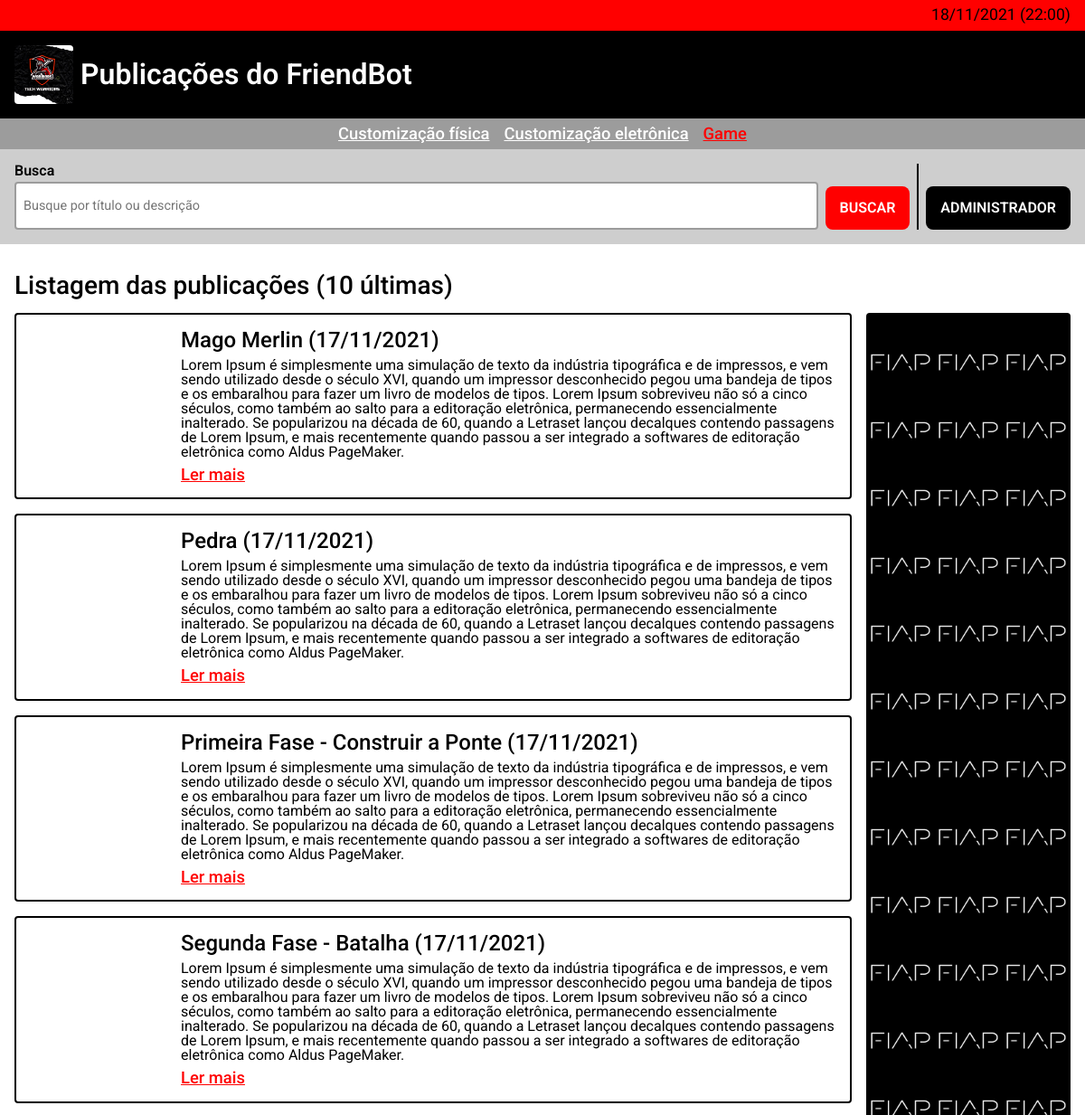
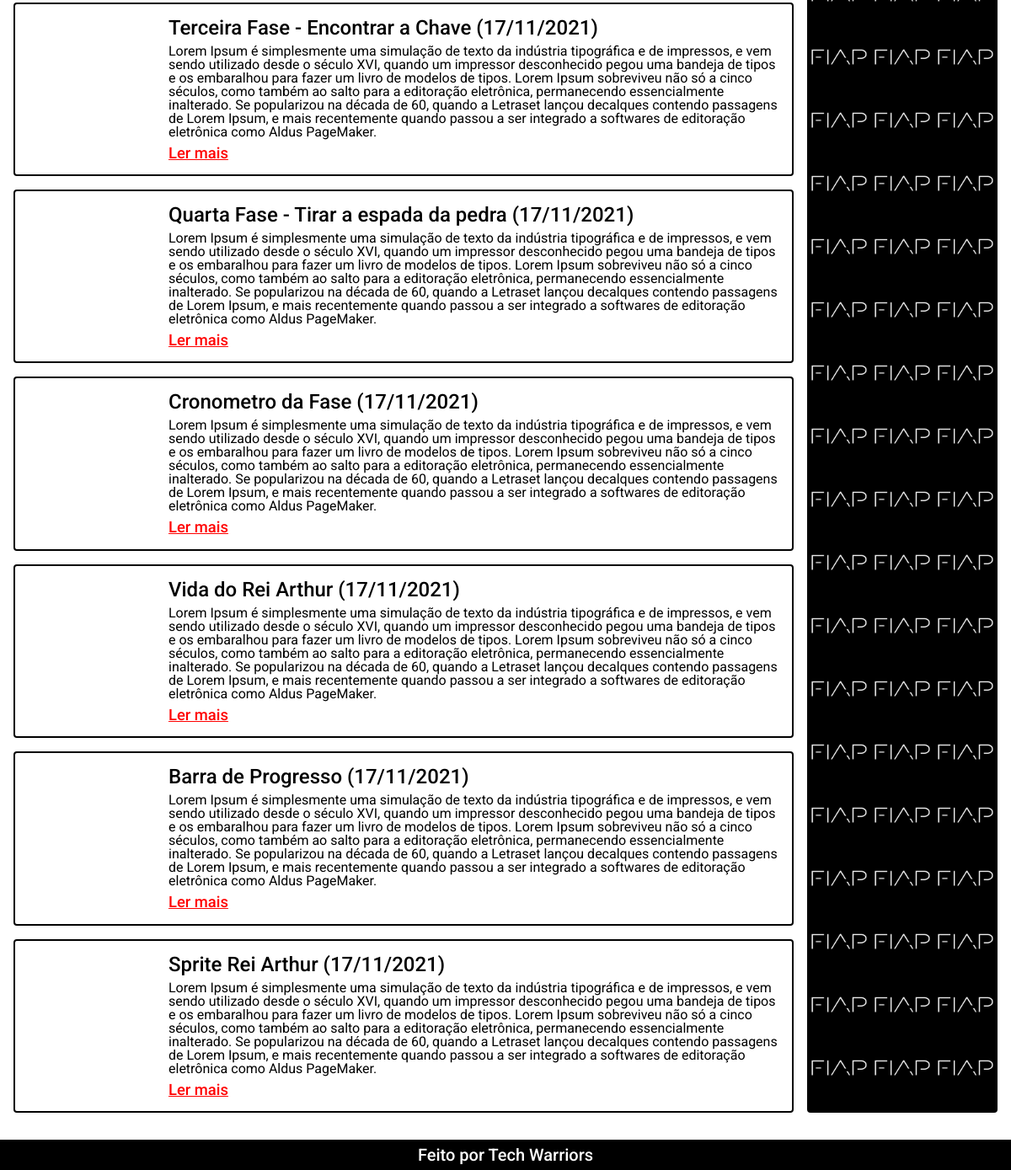
Screenshot of /index.php?categoria=Game with the database file from the repository (2 pictures, top to bottom).
### tables this page shows
CREATE TABLE `posts` (
  `id` int(10) NOT NULL,
  `title` varchar(250) NOT NULL,
  `category` varchar(250) NOT NULL,
  `date` date NOT NULL,
  `image_url` varchar(5000) NOT NULL,
  `description` varchar(1000) NOT NULL
);

### utils/environment.php (called while the page is built, shortened)
<?php
    $table = "posts";
?>

### index.php (the view, shortened to what this page needs)
<?php require_once("./components/header.php"); ?>
<?php
    require_once("./utils/connection.php");
    require_once("./utils/date.php");
    $list = [];
    $statement = $connection -> prepare("SELECT id, title, date, description, image_url FROM $table WHERE category='$current_category' AND (title LIKE '%$current_search%' OR description LIKE '%$current_search%') ORDER BY date DESC LIMIT 10");
    try{
        $statement -> execute();
        $list = $statement -> fetchAll(PDO::FETCH_ASSOC);
    } catch(Exception $error){
        show_error($error);
    }
?>
<section class="list">
    <h2 class="list__subtitle subtitle">Listagem das publicações (10 últimas)</h2>
    <div class="list__container">
        <div class="list__items">
            <?php
                if(!$list) echo "<div class='not-found'>Publicações não encontradas</div>";
                else{
                    foreach($list as $item){
                        $title = $item['title'];
                        $date = format_string($item['date']);
                        $description = $item['description'];
                        $image_url = $item['image_url'];
                        $id = $item['id'];
                        $params_index = create_params_index($current_category, $current_search);
                        echo "<div class='list__card'>
                            <div class='square-image' aria-label='$title' tabindex='0' style='background-image: url($image_url)'></div>
                            <div class='list__card-content'>
                                <h3 class='list__card-title'>$title ($date)</h3>
                                <p class='list__card-text'>$description</p>
                                <a href='./detail.php?id=$id&$params_index' class='link link--red' target='_self'>Ler mais</a>
                            </div>
                        </div>";
                    }
                }
            ?>
        </div>
        <aside class="list__ad" aria-label="FIAP" tabindex="0"></aside>
    </div>
<?php require_once("./components/footer.php"); ?>

### stylesheets/variables.css (style rules this page uses)
:root { --space: 16px; --half-space: calc(var(--space) / 2); --double-space: calc(var(--space) * 2); --primary: #f00; --black: #000; --white: #fff; --time: .25s; --grey: #9c9c9c; --light-grey: #cecece; --border: 2px solid var(--black); --radius: 4px; }

### stylesheets/general.css (style rules this page uses)
html, body { background-color: var(--white); font-size: var(--space); height: auto; min-height: 100vh; }
* { font-family: 'Roboto', sans-serif !important; box-sizing: border-box; }
p { word-break: break-word; }
.body { display: flex; flex-direction: column; }
.subtitle { color: var(--black); font-size: 1.75rem; font-weight: 500; }
.square-image { --size-image: 150px; background-position: center; background-size: cover; background-repeat: no-repeat; width: var(--size-image); height: var(--size-image); min-width: var(--size-image); min-height: var(--size-image); max-width: var(--size-image); max-height: var(--size-image); border-radius: var(--radius); }

### stylesheets/list.css (style rules this page uses)
.list { display: flex; flex-direction: column; row-gap: var(--space); height: 100%; }
.list .list__container { display: flex; column-gap: var(--space); }
.list .list__ad, .list .list__items { height: inherit; }
.list .list__items { flex-basis: calc(80% - var(--half-space)); display: flex; flex-direction: column; row-gap: var(--space); }
.list .list__ad { flex-basis: calc(20% - var(--half-space)); background-color: var(--black); display: flex; align-items: center; justify-content: center; border-radius: var(--radius); padding: var(--space); min-height: 80vh; background-repeat: repeat; background-position: left; background-size: 75px; background-image: url('../images/fiap.svg'); }
.list .list__card { display: flex; align-items: flex-start; padding: var(--space); border-radius: var(--radius); border: var(--border); column-gap: var(--space) }
.list .list__card-content { display: flex; flex-direction: column; row-gap: var(--half-space); width: 100%; height: 100%; }
.list .list__card-title { font-size: 1.5rem; font-weight: 500; color: var(--black); }
.list .list__card-text { font-size: 1rem; color: var(--black); flex-grow: 1; }

### stylesheets/link.css (style rules this page uses)
.link { font-size: 1.15rem; color: var(--white); font-weight: 500; }
.link--red { color: var(--primary); }

### rows the page displays
posts: title "Mago Merlin", date "17/11/2021", description "Lorem Ipsum é simplesmente uma simulação de texto da indústria tipográfica e de impressos, e vem sendo utilizado desde o século XVI, quando um impressor desconhecido pegou uma bandeja de tipos e os embaralhou para fazer um livro de modelos de tipos. Lorem Ipsum sobreviveu não só a cinco séculos, como também ao salto para a editoração eletrônica, permanecendo essencialmente inalterado. Se popularizou na década de 60, quando a Letraset lançou decalques contendo passagens de Lorem Ipsum, e mais recentemente quando passou a ser integrado a softwares de editoração eletrônica como Aldus PageMaker."
posts: title "Pedra", date "17/11/2021", description "Lorem Ipsum é simplesmente uma simulação de texto da indústria tipográfica e de impressos, e vem sendo utilizado desde o século XVI, quando um impressor desconhecido pegou uma bandeja de tipos e os embaralhou para fazer um livro de modelos de tipos. Lorem Ipsum sobreviveu não só a cinco séculos, como também ao salto para a editoração eletrônica, permanecendo essencialmente inalterado. Se popularizou na década de 60, quando a Letraset lançou decalques contendo passagens de Lorem Ipsum, e mais recentemente quando passou a ser integrado a softwares de editoração eletrônica como Aldus PageMaker."
posts: title "Primeira Fase - Construir a Ponte", date "17/11/2021", description "Lorem Ipsum é simplesmente uma simulação de texto da indústria tipográfica e de impressos, e vem sendo utilizado desde o século XVI, quando um impressor desconhecido pegou uma bandeja de tipos e os embaralhou para fazer um livro de modelos de tipos. Lorem Ipsum sobreviveu não só a cinco séculos, como também ao salto para a editoração eletrônica, permanecendo essencialmente inalterado. Se popularizou na década de 60, quando a Letraset lançou decalques contendo passagens de Lorem Ipsum, e mais recentemente quando passou a ser integrado a softwares de editoração eletrônica como Aldus PageMaker."
posts: title "Segunda Fase - Batalha", date "17/11/2021", description "Lorem Ipsum é simplesmente uma simulação de texto da indústria tipográfica e de impressos, e vem sendo utilizado desde o século XVI, quando um impressor desconhecido pegou uma bandeja de tipos e os embaralhou para fazer um livro de modelos de tipos. Lorem Ipsum sobreviveu não só a cinco séculos, como também ao salto para a editoração eletrônica, permanecendo essencialmente inalterado. Se popularizou na década de 60, quando a Letraset lançou decalques contendo passagens de Lorem Ipsum, e mais recentemente quando passou a ser integrado a softwares de editoração eletrônica como Aldus PageMaker."
posts: title "Terceira Fase - Encontrar a Chave", date "17/11/2021", description "Lorem Ipsum é simplesmente uma simulação de texto da indústria tipográfica e de impressos, e vem sendo utilizado desde o século XVI, quando um impressor desconhecido pegou uma bandeja de tipos e os embaralhou para fazer um livro de modelos de tipos. Lorem Ipsum sobreviveu não só a cinco séculos, como também ao salto para a editoração eletrônica, permanecendo essencialmente inalterado. Se popularizou na década de 60, quando a Letraset lançou decalques contendo passagens de Lorem Ipsum, e mais recentemente quando passou a ser integrado a softwares de editoração eletrônica como Aldus PageMaker."
posts: title "Quarta Fase - Tirar a espada da pedra", date "17/11/2021", description "Lorem Ipsum é simplesmente uma simulação de texto da indústria tipográfica e de impressos, e vem sendo utilizado desde o século XVI, quando um impressor desconhecido pegou uma bandeja de tipos e os embaralhou para fazer um livro de modelos de tipos. Lorem Ipsum sobreviveu não só a cinco séculos, como também ao salto para a editoração eletrônica, permanecendo essencialmente inalterado. Se popularizou na década de 60, quando a Letraset lançou decalques contendo passagens de Lorem Ipsum, e mais recentemente quando passou a ser integrado a softwares de editoração eletrônica como Aldus PageMaker."
posts: title "Cronometro da Fase", date "17/11/2021", description "Lorem Ipsum é simplesmente uma simulação de texto da indústria tipográfica e de impressos, e vem sendo utilizado desde o século XVI, quando um impressor desconhecido pegou uma bandeja de tipos e os embaralhou para fazer um livro de modelos de tipos. Lorem Ipsum sobreviveu não só a cinco séculos, como também ao salto para a editoração eletrônica, permanecendo essencialmente inalterado. Se popularizou na década de 60, quando a Letraset lançou decalques contendo passagens de Lorem Ipsum, e mais recentemente quando passou a ser integrado a softwares de editoração eletrônica como Aldus PageMaker."
posts: title "Vida do Rei Arthur", date "17/11/2021", description "Lorem Ipsum é simplesmente uma simulação de texto da indústria tipográfica e de impressos, e vem sendo utilizado desde o século XVI, quando um impressor desconhecido pegou uma bandeja de tipos e os embaralhou para fazer um livro de modelos de tipos. Lorem Ipsum sobreviveu não só a cinco séculos, como também ao salto para a editoração eletrônica, permanecendo essencialmente inalterado. Se popularizou na década de 60, quando a Letraset lançou decalques contendo passagens de Lorem Ipsum, e mais recentemente quando passou a ser integrado a softwares de editoração eletrônica como Aldus PageMaker."
posts: title "Barra de Progresso", date "17/11/2021", description "Lorem Ipsum é simplesmente uma simulação de texto da indústria tipográfica e de impressos, e vem sendo utilizado desde o século XVI, quando um impressor desconhecido pegou uma bandeja de tipos e os embaralhou para fazer um livro de modelos de tipos. Lorem Ipsum sobreviveu não só a cinco séculos, como também ao salto para a editoração eletrônica, permanecendo essencialmente inalterado. Se popularizou na década de 60, quando a Letraset lançou decalques contendo passagens de Lorem Ipsum, e mais recentemente quando passou a ser integrado a softwares de editoração eletrônica como Aldus PageMaker."
posts: title "Sprite Rei Arthur", date "17/11/2021", description "Lorem Ipsum é simplesmente uma simulação de texto da indústria tipográfica e de impressos, e vem sendo utilizado desde o século XVI, quando um impressor desconhecido pegou uma bandeja de tipos e os embaralhou para fazer um livro de modelos de tipos. Lorem Ipsum sobreviveu não só a cinco séculos, como também ao salto para a editoração eletrônica, permanecendo essencialmente inalterado. Se popularizou na década de 60, quando a Letraset lançou decalques contendo passagens de Lorem Ipsum, e mais recentemente quando passou a ser integrado a softwares de editoração eletrônica como Aldus PageMaker."

### other values shown
date($format) "18/11/2021 (22:00)"
$category "Customização física"
$category "Customização eletrônica"
$category "Game"
